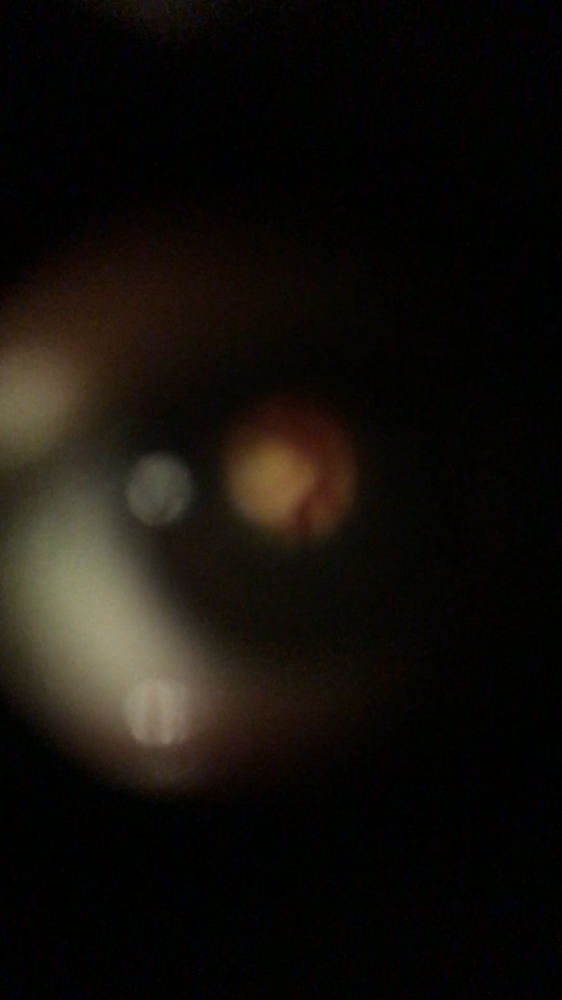
#> input picture machine_learning/Lumos_retina_pictures/13.png, 562 x 1000 px, shrunk from 1080 x 1920 before the run, found by its file name
$ python vessels.py   (older library calls are emulated)
#> lines starting #> are read from the running program, lines starting #| are printed output that depends on the picture
import cv2
import numpy as np

from PIL import Image

# [31 lines of commented-out code are left out]

img = cv2.imread('13.png')
#> img is the input picture: shape (1000, 562, 3); mean B, G, R 11.3, 15.8, 19.3

img_yuv = cv2.cvtColor(img, cv2.COLOR_BGR2YUV)
#> img_yuv: shape (1000, 562, 3); mean of channels 0, 1, 2 16.3, 125.7, 130.7

# equalize the histogram of the Y channel
img_yuv[:,:,0] = cv2.equalizeHist(img_yuv[:,:,0])
#> img_yuv: shape (1000, 562, 3); mean of channels 0, 1, 2 140.3, 125.7, 130.7

# convert the YUV image back to RGB format
img_output = cv2.cvtColor(img_yuv, cv2.COLOR_YUV2BGR)
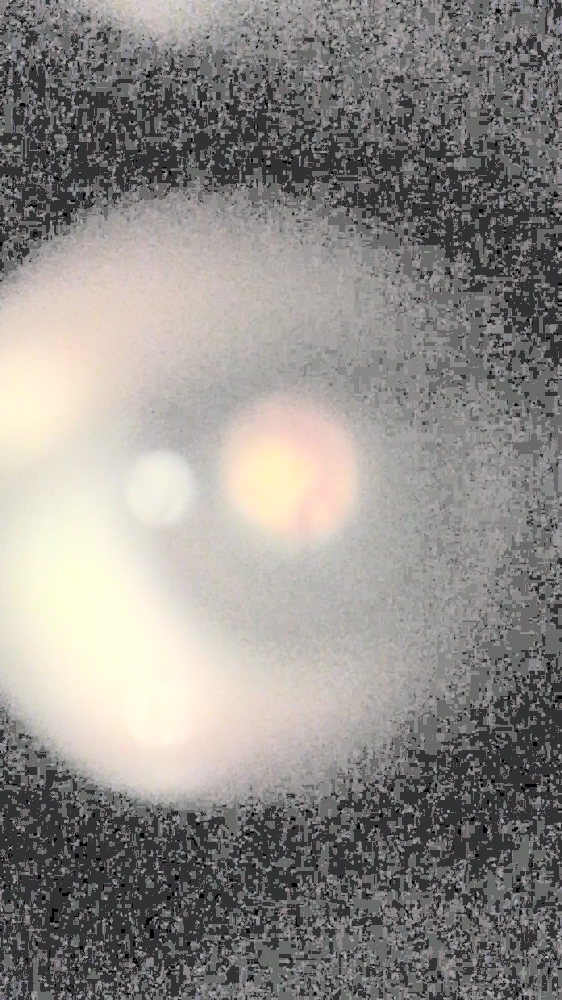
#> img_output: shape (1000, 562, 3); mean B, G, R 135.7, 139.6, 143.2

res = np.hstack((img,img_output))
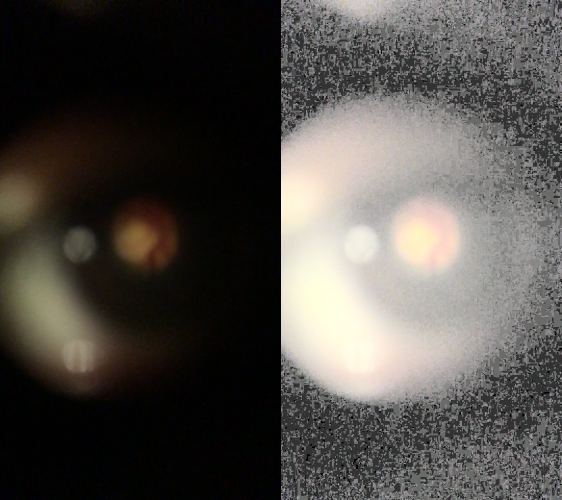
#> res: shape (1000, 1124, 3) (shown at 1/2 size); mean B, G, R 73.5, 77.7, 81.2
cv2.imwrite('res.png',res)

$ run again, with machine_learning/Lumos_retina_pictures/1.png copied over machine_learning/Lumos_retina_pictures/13.png
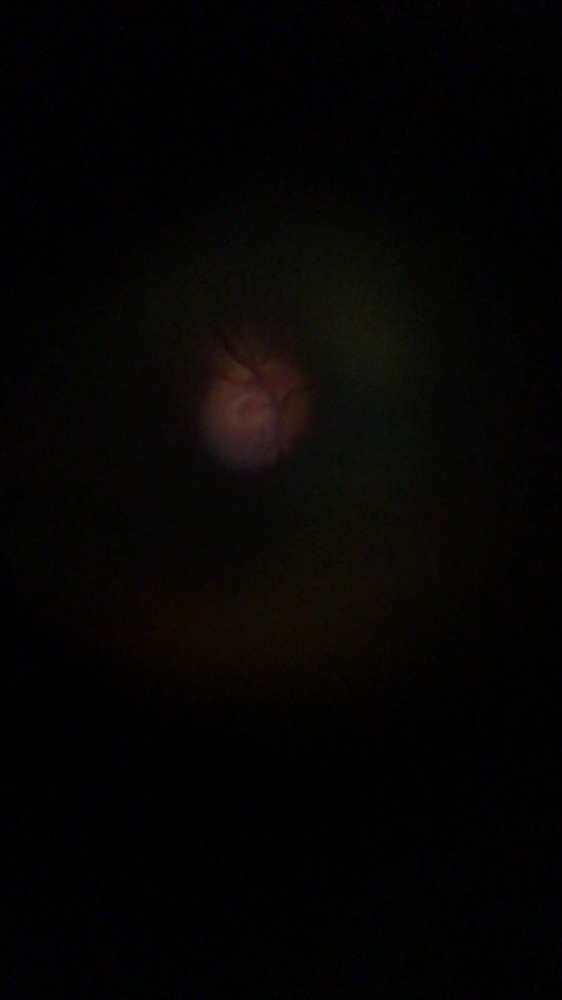
#> input picture machine_learning/Lumos_retina_pictures/1.png, 562 x 1000 px, shrunk from 1080 x 1920 before the run, found by its file name
#> img is the input picture: shape (1000, 562, 3); mean B, G, R 3.5, 4.6, 5.6
#> `img_output = cv2.cvtColor(img_yuv, cv2.COLOR_YUV2BGR)`:
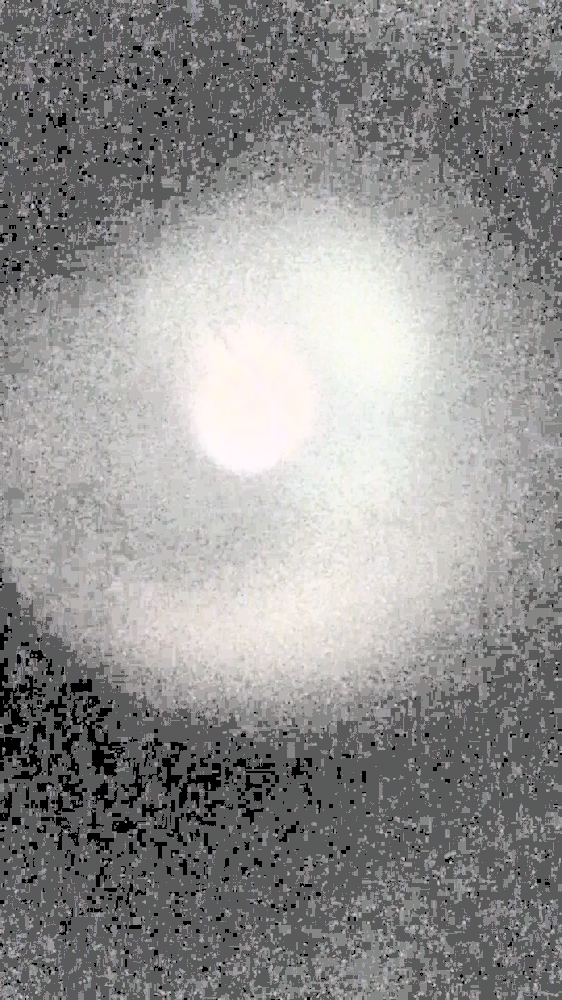
#> img_output: shape (1000, 562, 3); mean B, G, R 143.6, 144.3, 145.2
#> `res = np.hstack((img,img_output))`:
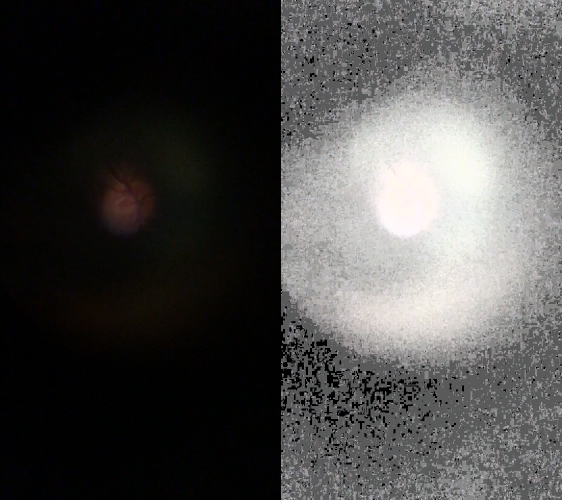
#> res: shape (1000, 1124, 3) (shown at 1/2 size); mean B, G, R 73.5, 74.5, 75.4

$ run again, with machine_learning/Lumos_retina_pictures/10.png copied over machine_learning/Lumos_retina_pictures/13.png
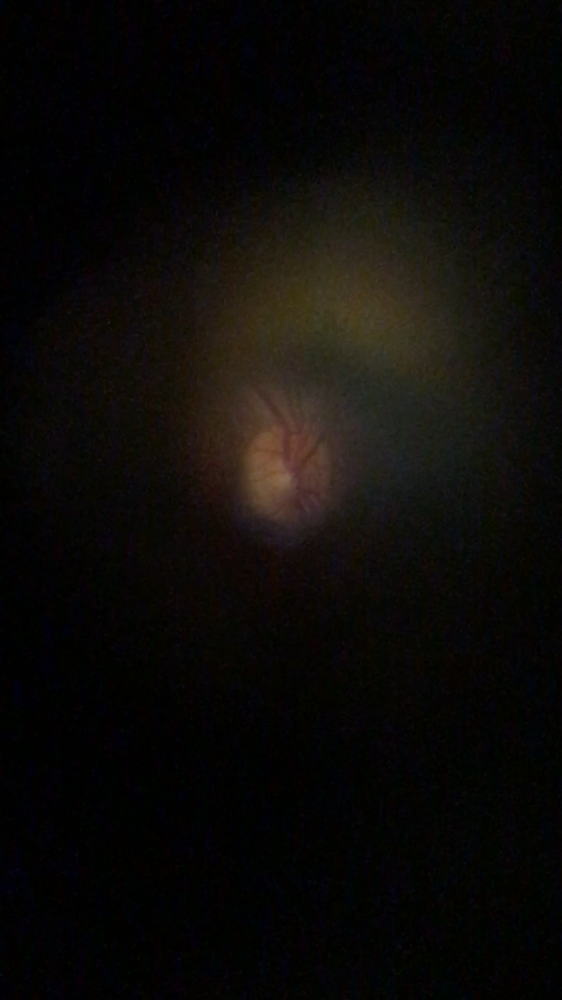
#> input picture machine_learning/Lumos_retina_pictures/10.png, 562 x 1000 px, shrunk from 1080 x 1920 before the run, found by its file name
#> img is the input picture: shape (1000, 562, 3); mean B, G, R 8.1, 10.4, 12.3
#> `img_output = cv2.cvtColor(img_yuv, cv2.COLOR_YUV2BGR)`:
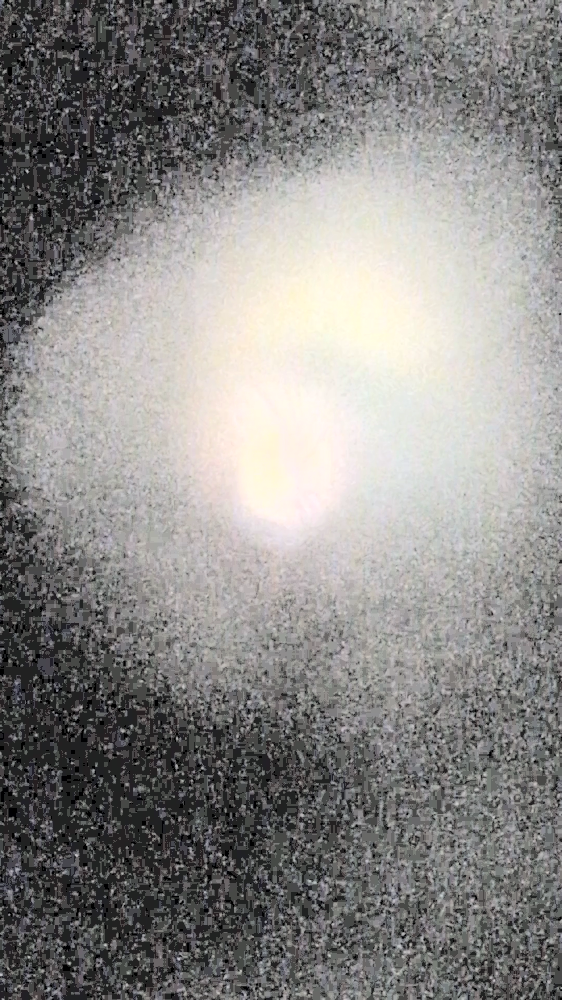
#> img_output: shape (1000, 562, 3); mean B, G, R 133.7, 135.6, 137.4
#> `res = np.hstack((img,img_output))`:
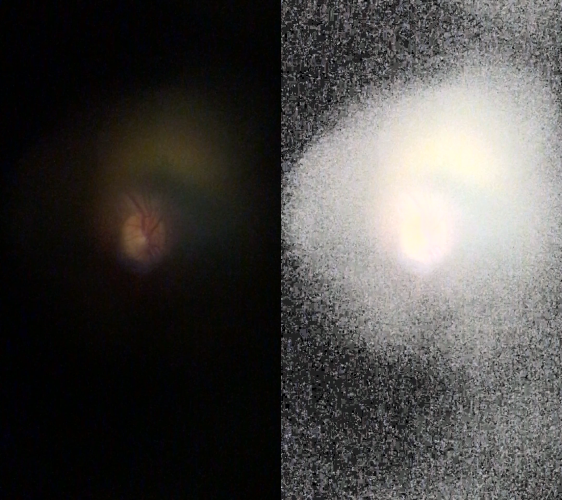
#> res: shape (1000, 1124, 3) (shown at 1/2 size); mean B, G, R 70.9, 73, 74.8

$ run again, with machine_learning/Lumos_retina_pictures/11.png copied over machine_learning/Lumos_retina_pictures/13.png
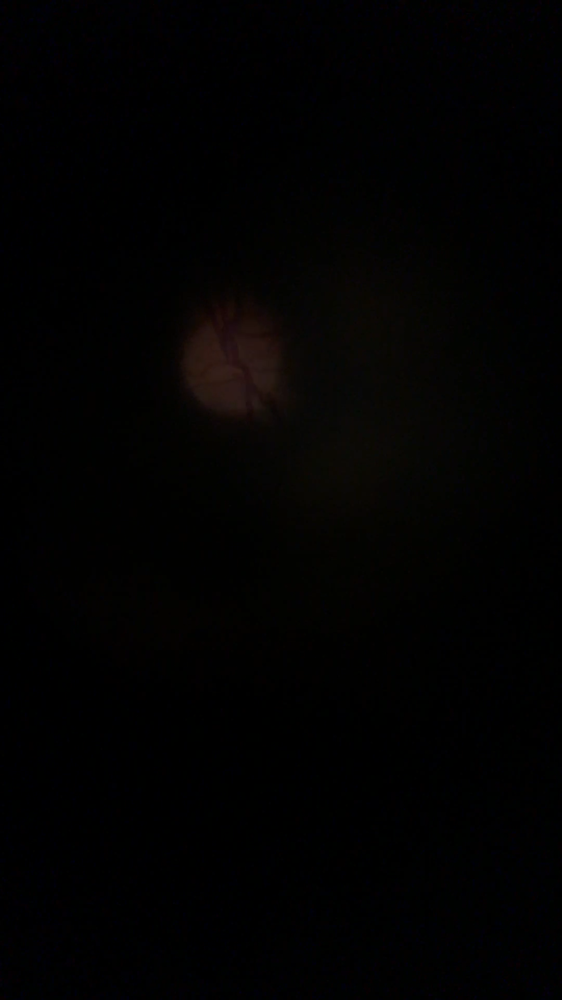
#> input picture machine_learning/Lumos_retina_pictures/11.png, 562 x 1000 px, shrunk from 1080 x 1920 before the run, found by its file name
#> img is the input picture: shape (1000, 562, 3); mean B, G, R 1.7, 1.8, 2.2
#> `img_output = cv2.cvtColor(img_yuv, cv2.COLOR_YUV2BGR)`:
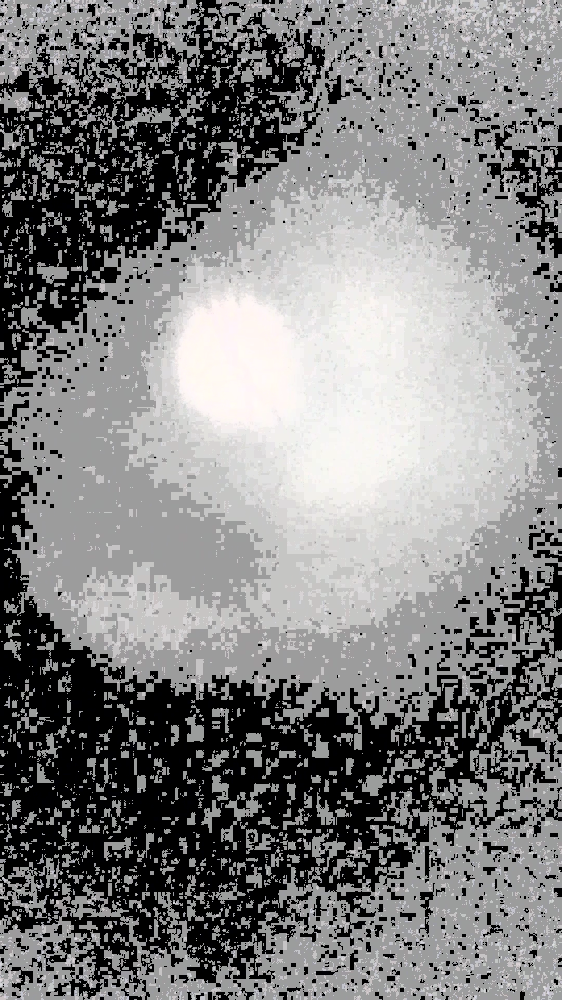
#> img_output: shape (1000, 562, 3); mean B, G, R 128.2, 128.1, 128.4
#> `res = np.hstack((img,img_output))`:
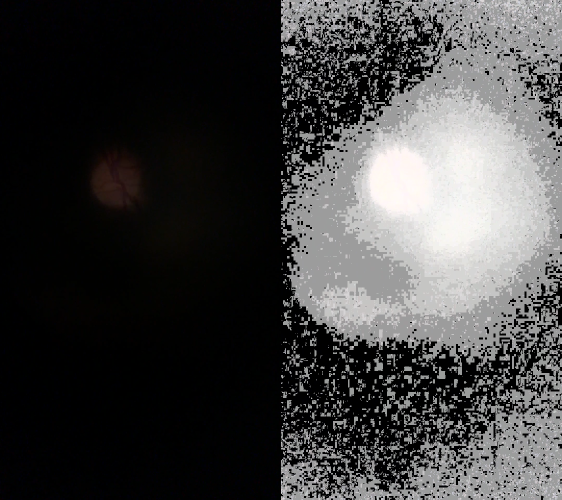
#> res: shape (1000, 1124, 3) (shown at 1/2 size); mean B, G, R 64.9, 64.9, 65.3
